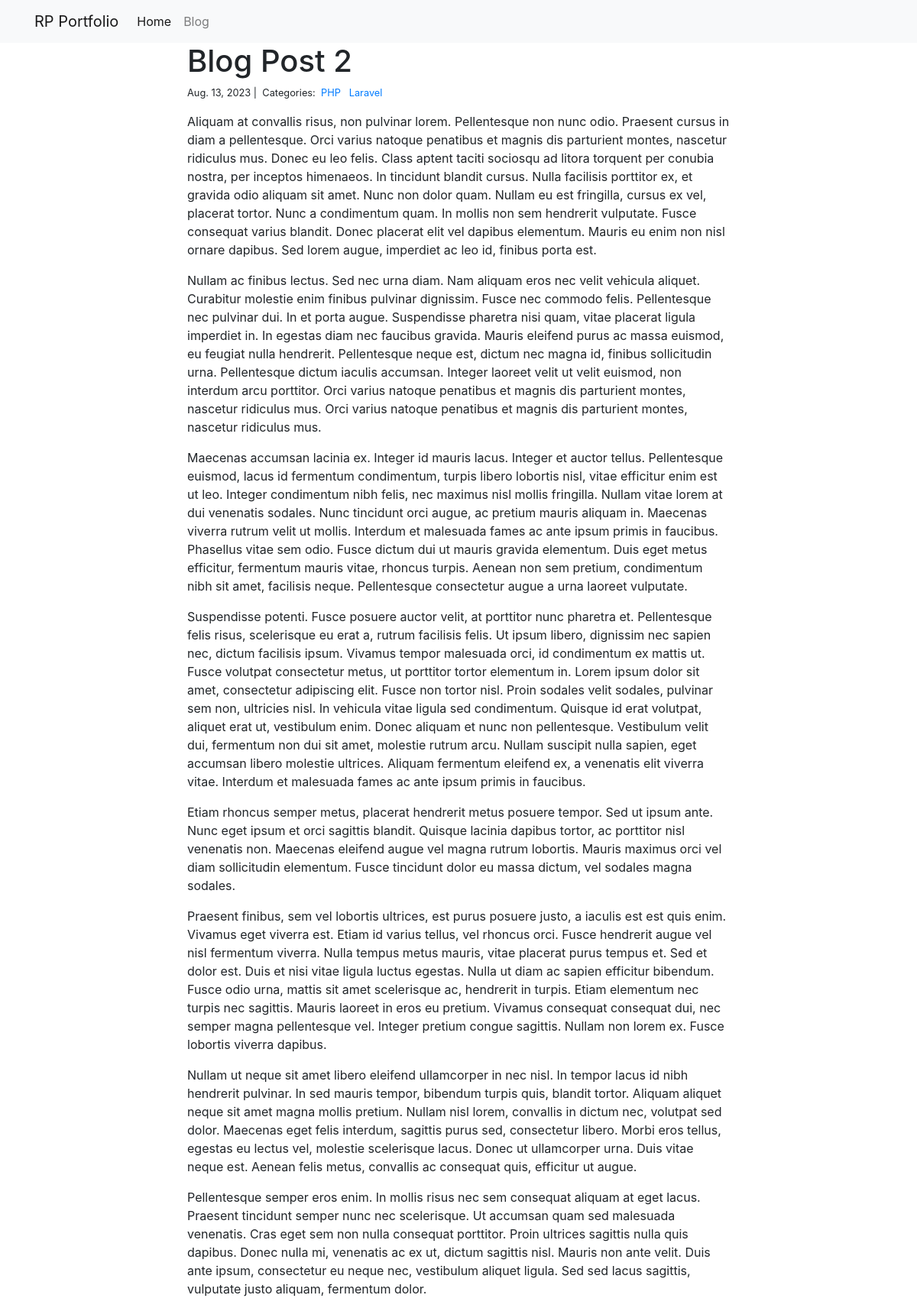
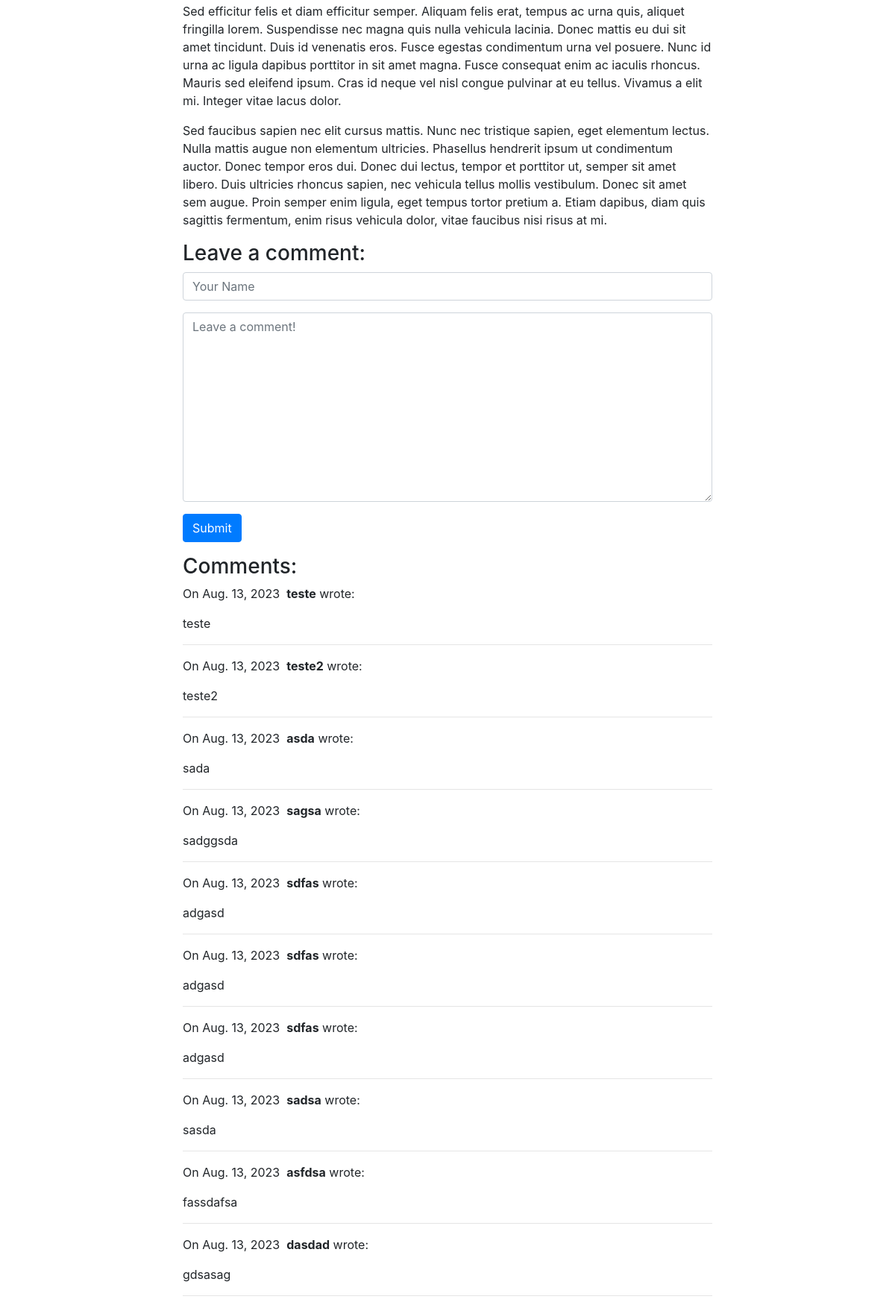
The app's page /blog/2/ with its own data (2 pictures, top to bottom).
### blog/models.py (models this page shows)
class Post(models.Model):
    title = models.CharField(max_length=255)
    body = models.TextField()
    created_on = models.DateTimeField(auto_now_add=True)
    last_modified = models.DateTimeField(auto_now=True)
    categories = models.ManyToManyField('Category', related_name='posts')

class Category(models.Model):
    name = models.CharField(max_length=20)

class Comment(models.Model):
    author = models.CharField(max_length=60)
    body = models.TextField()
    created_on = models.DateTimeField(auto_now_add=True)
    post = models.ForeignKey('Post', on_delete=models.CASCADE)

### blog/views.py (the view, shortened to what this page needs)
# urls.py: path("<int:pk>/", views.blog_detail, name="blog_detail"),
def blog_detail(request, pk):
    post = Post.objects.get(pk=pk)
    comments = Comment.objects.filter(post=post)
    form = CommentForm()
    context = {"post": post, "comments": comments, "form": form}
    return render(request, "blog_detail.html", context)

### blog/forms.py
class CommentForm(forms.Form):
    author = forms.CharField(
        max_length=60,
        widget=forms.TextInput(attrs={
            "class": "form-control",
            "placeholder": "Your Name"
        })
    )
    body = forms.CharField(widget=forms.Textarea(
        attrs={
            "class": "form-control",
            "placeholder": "Leave a comment!"
        })
    )

### blog/templates/blog_detail.html (shortened to what this page needs)
{% extends "base.html" %}
{% block page_content %}
<div class="col-md-8 offset-md-2">
    <h1>{{ post.title }}</h1>
    <small>
        {{ post.created_on.date }} |&nbsp;
        Categories:&nbsp;
        {% for category in post.categories.all %}
        <a href="{% url 'blog_category' category.name %}">
            {{ category.name }}
        </a>&nbsp;
        {% endfor %}
    </small>
    <p>{{ post.body | linebreaks }}</p>
    <h3>Leave a comment:</h3>
    <form action="/blog/{{ post.pk }}/" method="post">
        <div class="form-group">
            {{ form.author }}
        </div>
        <div class="form-group">
            {{ form.body }}
        </div>
        <button type="submit" class="btn btn-primary">Submit</button>
    </form>
    <h3>Comments:</h3>
    {% for comment in comments %}
    <p>
        On {{comment.created_on.date }}&nbsp;
        <b>{{ comment.author }}</b> wrote:
    </p>
    <p>{{ comment.body }}</p>
    <hr>
    {% endfor %}
</div>
{% endblock %}

### personal_portfolio/templates/base.html (shortened to what this page needs)
<link rel="stylesheet" href="https://stackpath.bootstrapcdn.com/bootstrap/4.1.3/css/bootstrap.min.css">
<nav class="navbar navbar-expand-lg navbar-light bg-light">
    <div class="container">
        <a class="navbar-brand" href="{% url 'project_index' %}">RP Portfolio</a>
        <div class="collapse navbar-collapse" id="navbarSupportedContent">
          <ul class="navbar-nav mr-auto">
            <li class="nav-item active">
              <a class="nav-link" href="{% url 'project_index' %}">Home</a>
            </li>
            <li class="nav-item">
              <a class="nav-link" href="{% url 'blog_index' %}">Blog</a>
            </li>
          </ul>
        </div>
    </div>
</nav>
<div class="container">
    {% block page_content %}{% endblock %}
</div>

### records on screen
Post: title "Blog Post 2", created_on "Aug. 13, 2023", body "Aliquam at convallis risus, non pulvinar lorem. Pellentesque non nunc odio. Praesent cursus in diam a pellentesque. Orci varius natoque penatibus et magnis dis parturient montes, nascetur ridiculus mus. Donec eu leo felis. Class aptent taciti sociosqu ad litora torquent per conubia nostra, per inceptos himenaeos. In tincidunt blandit cursus. Nulla facilisis porttitor ex, et gravida odio aliquam sit amet. Nunc non dolor quam. Nullam eu est fringilla, cursus ex vel, placerat tortor. Nunc a condimentum quam. In mollis non sem hendrerit vulputate. Fusce consequat varius blandit. Donec placerat elit vel dapibus elementum. Mauris eu enim non nisl ornare dapibus. Sed lorem augue, imperdiet ac leo…"
Category: name "PHP"
Category: name "Laravel"
Comment: created_on "Aug. 13, 2023", author "teste", body "teste"
Comment: created_on "Aug. 13, 2023", author "teste2", body "teste2"
Comment: created_on "Aug. 13, 2023", author "asda", body "sada"
Comment: created_on "Aug. 13, 2023", author "sagsa", body "sadggsda"
Comment: created_on "Aug. 13, 2023", author "sdfas", body "adgasd"
Comment: created_on "Aug. 13, 2023", author "sdfas", body "adgasd"
Comment: created_on "Aug. 13, 2023", author "sdfas", body "adgasd"
Comment: created_on "Aug. 13, 2023", author "sadsa", body "sasda"
Comment: created_on "Aug. 13, 2023", author "asfdsa", body "fassdafsa"
Comment: created_on "Aug. 13, 2023", author "dasdad", body "gdsasag"
